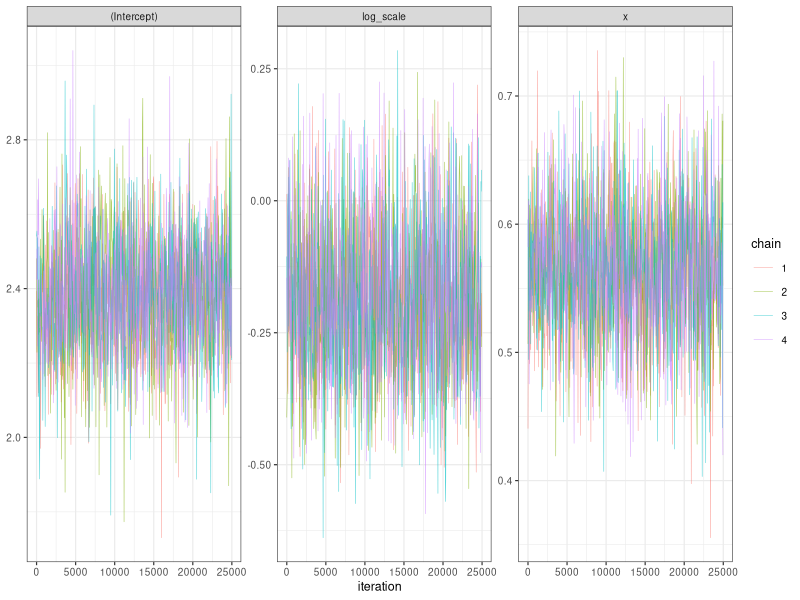
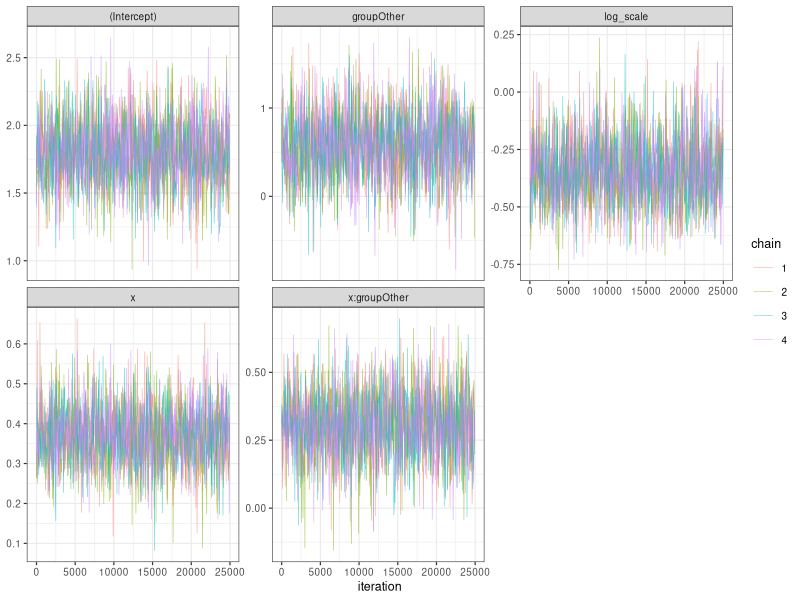

Here is the R script that generated these plots, in order:
# Run from the paleo-islands project root.
library(MASS)
library(posterior)
library(ggplot2)
library(readxl)
dir.create("area-estimation/results/bayesian-selected27-slopes-10ma", recursive = TRUE, showWarnings = FALSE)
dir.create("area-estimation/plots/bayesian-selected27-slopes-10ma", recursive = TRUE, showWarnings = FALSE)
dir.create("area-estimation/logs/bayesian-selected27-slopes-10ma", recursive = TRUE, showWarnings = FALSE)
# Compare pooled and region-specific relationships on the same 27 islands.
d <- read.csv("area-estimation/results/selected-27/input.csv")
stopifnot(nrow(d) == 27)
d$x <- log(d$area_km2 / 10000)
write.csv(d, "area-estimation/results/bayesian-selected27-slopes-10ma/calibration-data.csv", row.names = FALSE)
d$group <- factor(ifelse(d$region == "Caribbean", "Caribbean", "Other"), levels = c("Caribbean", "Other"))
write.csv(d, "area-estimation/results/bayesian-selected27-slopes-10ma/calibration-data.csv", row.names = FALSE)
formulas <- list(simple = ~ x, separate = ~ x * group)
results <- list()
diagnostics <- data.frame()
acceptance <- data.frame()
traces <- data.frame()
started <- proc.time()[3]

# Four chains; proposal covariance fixed at posterior-mode curvature.
# Only proposal scale is tuned during warmup, then held fixed.
for (model in names(formulas)) {
  X <- model.matrix(formulas[[model]], d)
  p <- ncol(X)
  for (prior_width in 1) {
    id <- paste0(model, "_prior", prior_width)
    prior_mean <- rep(0, p)
    prior_mean[1] <- log(10)
    prior_mean[2] <- .4
    prior_sd <- rep(1.5, p)
    prior_sd[1] <- 2
    prior_sd[grepl("x", colnames(X), fixed = TRUE)] <- .5
    prior_sd <- prior_sd * prior_width
    # log(sigma) or log(NB size) is sampled with the appropriate prior.
    log_target <- function(theta) {
      beta <- theta[seq_len(p)]
      eta <- as.vector(X %*% beta)
      scale <- exp(theta[p+1])
      if (!is.finite(scale) || scale < 1e-10 || scale > 1e10) return(-Inf)
      lp <- sum(dnorm(beta, prior_mean, prior_sd, log = TRUE))
      if (model %in% c("simple", "separate")) {
        ll <- sum(dnorm(log(d$n_sp), eta, scale, log = TRUE))
        lp <- lp + dnorm(scale, 0, 1.5*prior_width, log = TRUE) + log(scale)
      } else {
        ll <- sum(dnbinom(d$n_sp, mu = exp(eta), size = scale, log = TRUE))
        lp <- lp + dnorm(log(scale), log(2), 1.5*prior_width, log = TRUE)
      }
      if (!is.finite(ll + lp)) return(-Inf)
      ll + lp
    }
    start <- c(prior_mean, 0)
    mode <- optim(start, function(z) -log_target(z), method = "BFGS", hessian = TRUE,
                  control = list(maxit = 2000, reltol = 1e-10))
    stopifnot(mode$convergence == 0, min(eigen(mode$hessian, symmetric = TRUE)$values) > 0)
    L <- t(chol(solve(mode$hessian)))
    chains <- array(NA_real_, c(25000, 4, p+1),
                    dimnames = list(NULL, paste0("chain",1:4), c(colnames(X), "log_scale")))
    for (chain in 1:4) {
      set.seed(261000 + 100*match(model, names(formulas)) + 10*prior_width + chain)
      theta <- as.vector(mode$par + L %*% rnorm(p+1, sd = 2))
      value <- log_target(theta)
      step <- 2.38/sqrt(p+1)
      accepted <- 0
      block <- 0
      for (iteration in 1:30000) {
        proposal <- as.vector(theta + step * L %*% rnorm(p+1))
        candidate <- log_target(proposal)
        if (log(runif(1)) < candidate - value) {
          theta <- proposal; value <- candidate
          block <- block + 1
          if (iteration > 5000) accepted <- accepted + 1
        }
        if (iteration <= 5000 && iteration %% 100 == 0) {
          step <- step * exp(.3*(block/100 - .234))
          block <- 0
        }
        if (iteration > 5000) chains[iteration-5000, chain, ] <- theta
      }
      acceptance <- rbind(acceptance, data.frame(model = id, chain = chain, acceptance = accepted/25000))
    }
    summary <- as.data.frame(summarise_draws(as_draws_array(chains)))
    summary$model <- id
    diagnostics <- rbind(diagnostics, summary)
    draws <- rbind(chains[,1,], chains[,2,], chains[,3,], chains[,4,])
    results[[id]] <- list(draws = draws, chains = chains, formula = formulas[[model]],
      prior_mean = prior_mean, prior_sd = prior_sd, mode = mode$par)
    for (j in seq_len(p+1)) {
      for (chain in 1:4) {
        traces <- rbind(traces, data.frame(model = id, parameter = dimnames(chains)[[3]][j],
          chain = factor(chain), iteration = seq(1,25000,by=50), value = chains[seq(1,25000,by=50),chain,j]))
      }
    }
    cat(id, "max Rhat", max(summary$rhat), "min ESS", min(summary$ess_bulk, summary$ess_tail), "\n")
    saveRDS(results, "area-estimation/results/bayesian-selected27-slopes-10ma/regression-posteriors.rds")
  }
}
write.csv(diagnostics, "area-estimation/results/bayesian-selected27-slopes-10ma/convergence.csv", row.names = FALSE)
write.csv(acceptance, "area-estimation/results/bayesian-selected27-slopes-10ma/acceptance.csv", row.names = FALSE)
for (model in names(results)) {
  z <- traces[traces$model == model, ]
  plot <- ggplot(z, aes(iteration, value, colour = chain)) + geom_line(linewidth = .2, alpha = .65) +
    facet_wrap(~parameter, scales = "free_y", ncol = 3) + theme_bw(base_size = 9) + labs(y = NULL)
  ggsave(paste0("area-estimation/plots/bayesian-selected27-slopes-10ma/traces-", model, ".pdf"), plot, width = 10, height = 7)
}
cat("Elapsed seconds:", proc.time()[3]-started, "\n")
capture.output(sessionInfo(), file = "area-estimation/logs/bayesian-selected27-slopes-10ma/session-info.txt")
stopifnot(all(diagnostics$rhat < 1.01), all(diagnostics$ess_bulk > 400), all(diagnostics$ess_tail > 400))
